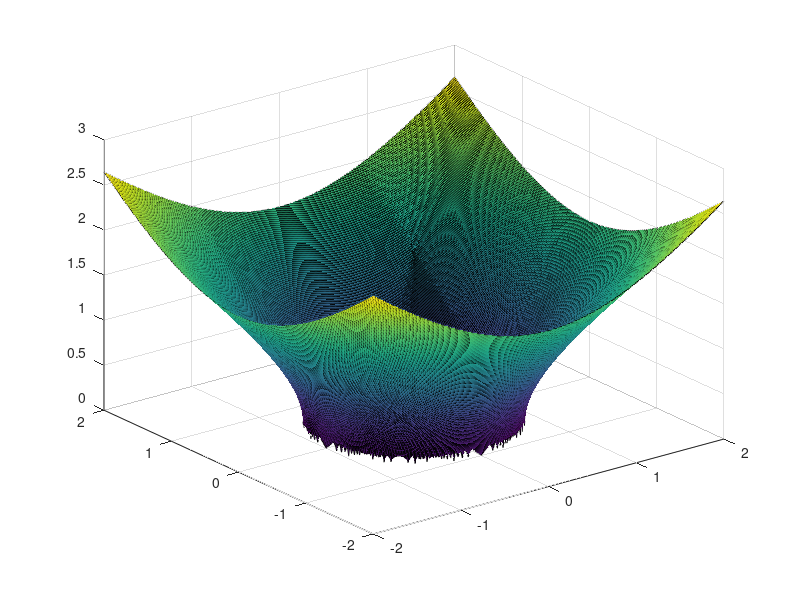

The MATLAB source for this figure:
clear
close all
clc

function [z] = hyperboloid()
x= -2:0.01:2;
y=x;
for i=1:length(x)
  for j=1:length(y)
    z(i,j)=abs(sqrt(x(i)^2+y(j)^2-1));
  endfor
endfor

surf(x,y,z);

#mesh(x,y,z);

endfunction

x= -2:0.1:2;
y=x;

z=hyperboloid();
